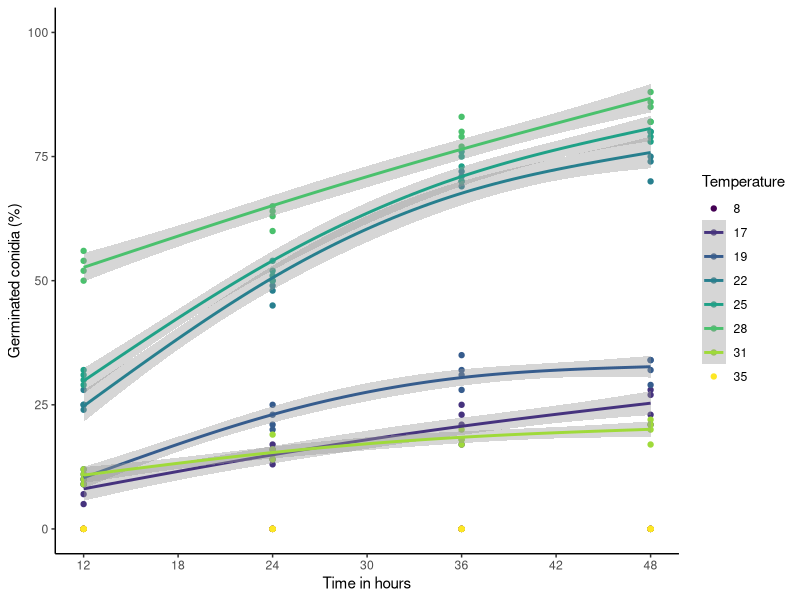
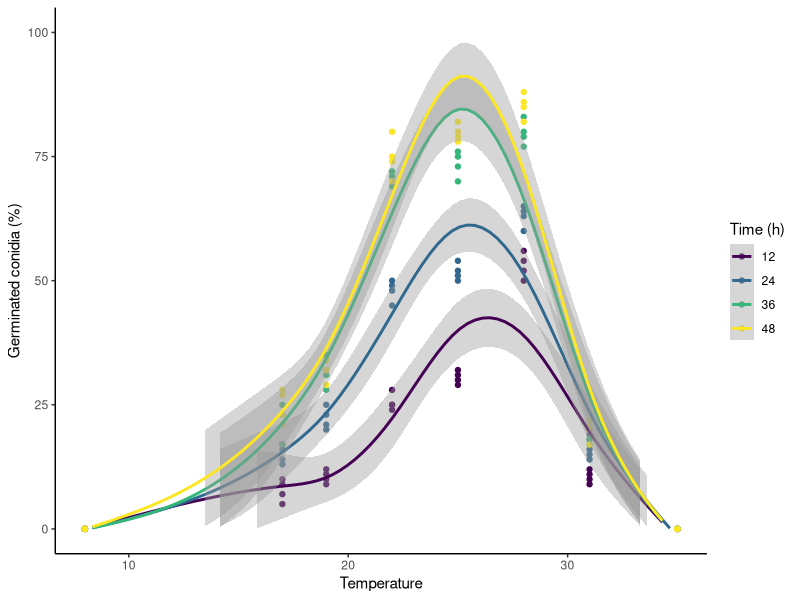
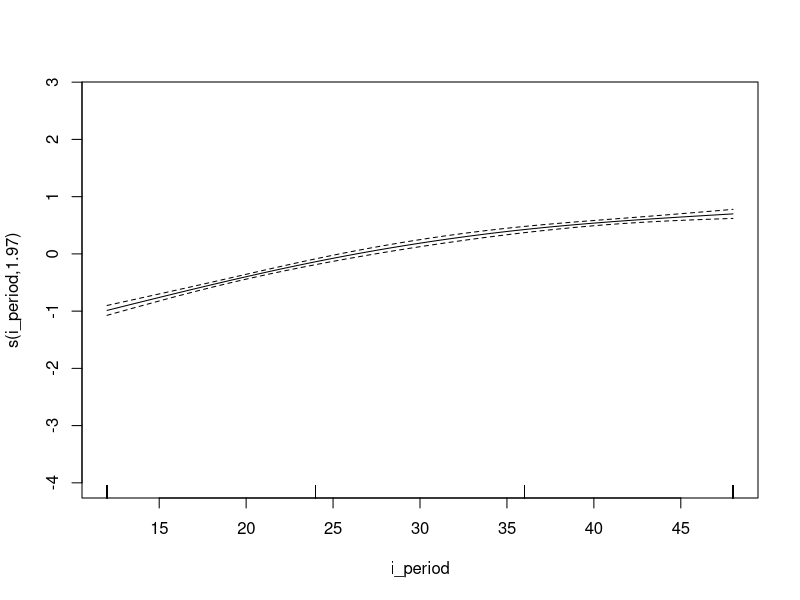
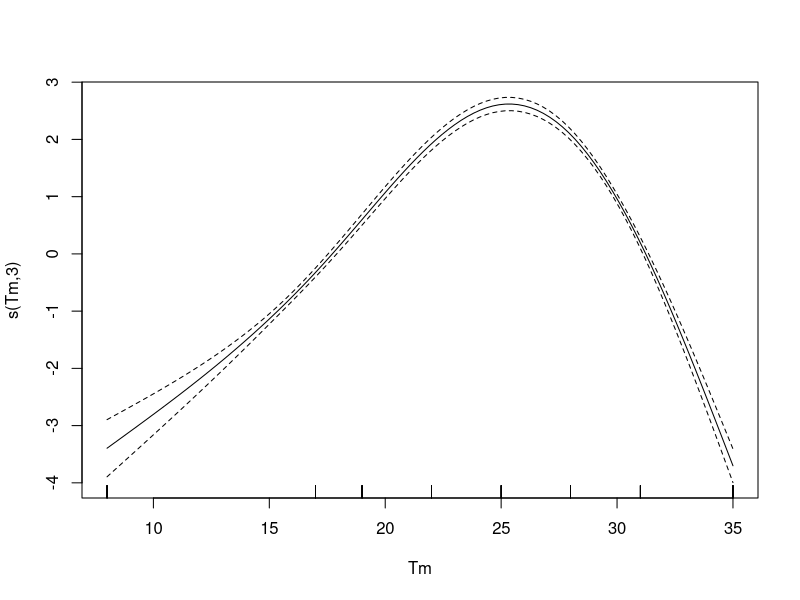
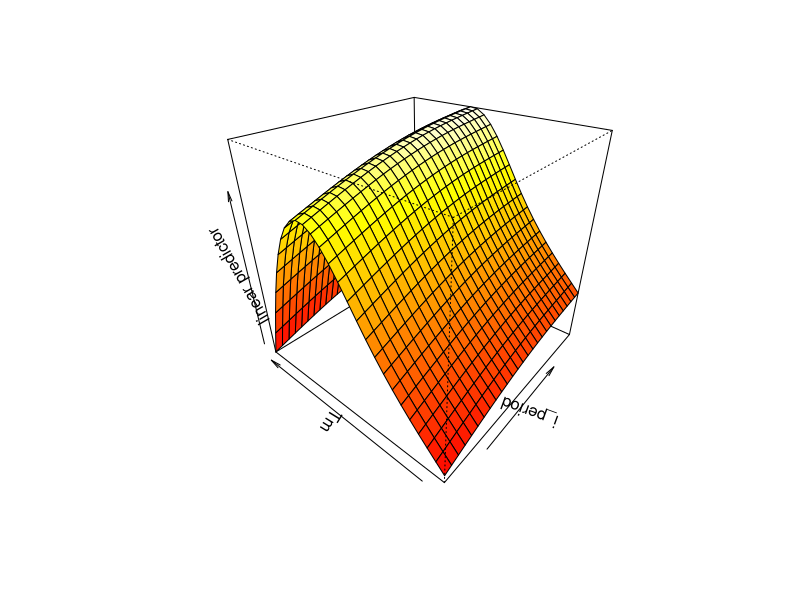
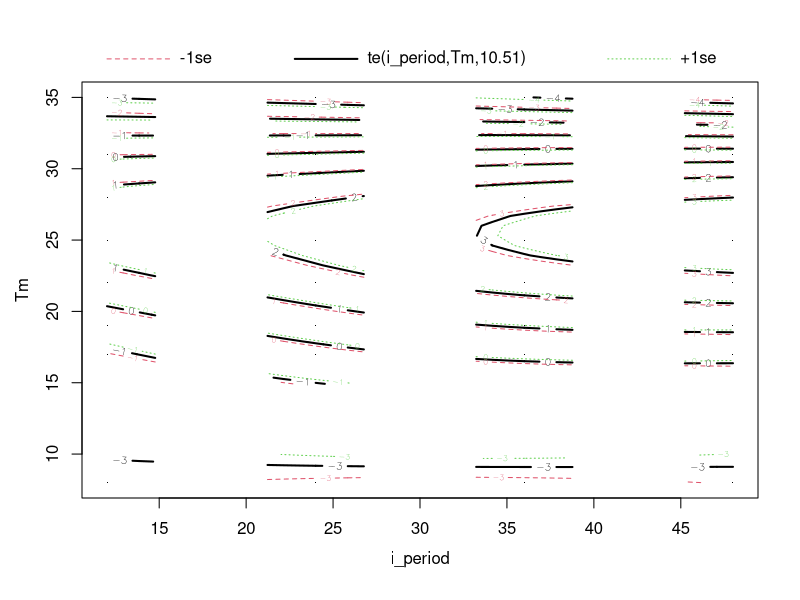
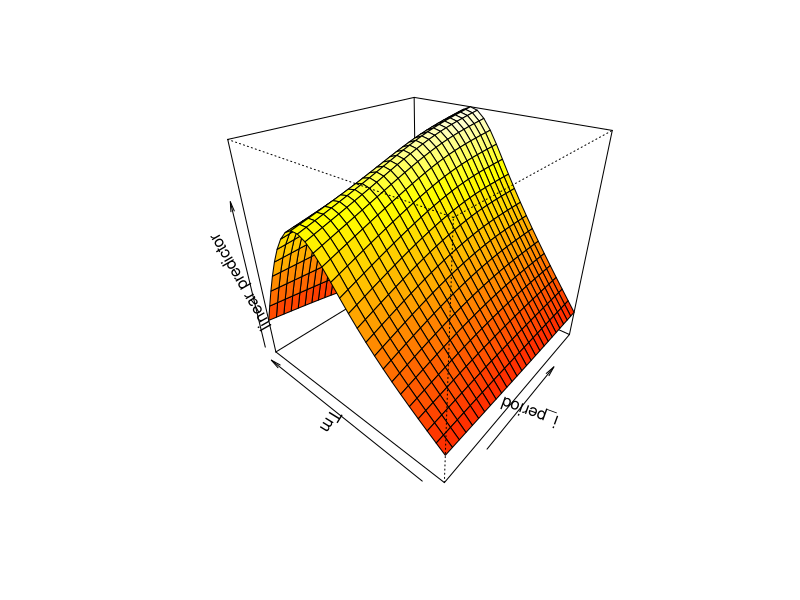
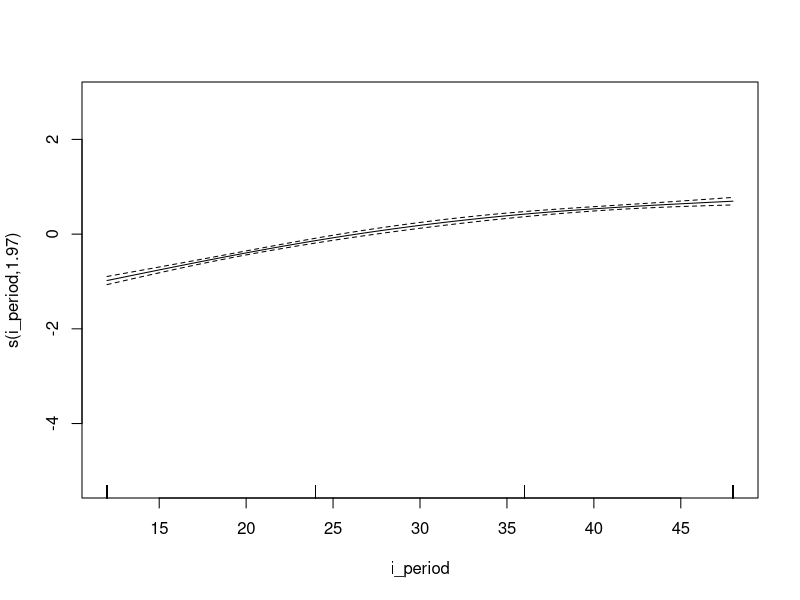

Write R code to recreate these figures, in order.
## ---- chunk 1
library(data.table)
library(mgcv)
library(lme4)
library(ggplot2)
## ---- chunk 2
g_tm <- fread("cache/germination_temperature.csv")
g_vpd <- fread("cache/germination_response_to_vpd.csv")
## ---- chunk 3
head(g_tm)
str(g_tm)
## ---- chunk 4
g_tm |>
   ggplot(aes(x = i_period, y = germ_conidia, colour = as.factor(Tm))) + 
   geom_point()+
   geom_smooth(method = "gam",formula = y ~ s(x, k = 3))+
   scale_color_viridis_d()+
   xlab("Time in hours")+
   ylab("Germinated conidia (%)")+
   labs(colour = "Temperature")+
   theme_classic()+
   scale_x_continuous(limits = c(12,48), breaks = c(12,18,24,30,36,42,48))+
   scale_y_continuous(limits = c(0,100), n.breaks = 5)
   
## ---- chunk 5
g_tm |>
   ggplot(aes(x = Tm, y = germ_conidia, colour = as.factor(i_period))) + 
   geom_point()+
   geom_smooth(method = "gam",formula = y ~ s(x, k = 6))+
   scale_color_viridis_d()+
   xlab("Temperature")+
   ylab("Germinated conidia (%)")+
   labs(colour = "Time (h)")+
   theme_classic()+
   #scale_x_continuous(limits = c(12,48), breaks = c(12,18,24,30,36,42,48))+
   scale_y_continuous(limits = c(0,100), n.breaks = 5)
## ---- chunk 6
m1 <- gam(cbind(germ_conidia, non_germ_conidia) ~ s(i_period, k=3) + s(Tm, k =4), 
          data = g_tm,
          family = "binomial")
summary(m1)
plot(m1)
vis.gam(m1,
        theta = -50, # horizontal rotation
        phi = 30, # vertical rotation
        n.grid = max(g_tm$Tm) - min(g_tm$Tm) # grid cells
        )
## ---- chunk 7
m2 <- gam(cbind(germ_conidia, non_germ_conidia) ~ te(i_period, Tm, k = 4),
          data = g_tm,
          family = "binomial")
summary(m2)
plot(m2)
vis.gam(m2, 
        theta = -50, # horizontal rotation
        phi = 30, # vertical rotation
        n.grid = max(g_tm$Tm) - min(g_tm$Tm) # grid cells
        )
## ---- chunk 8
anova(m1,m2, test = "Chisq")
## ---- chunk 9
m3 <- gam(cbind(germ_conidia, non_germ_conidia) ~ s(i_period, k=3) + s(Tm, k =4, bs = "ps"),
          data = g_tm,
          family = "binomial")
summary(m3)
plot(m3)
vis.gam(m3,
        theta = -50, # horizontal rotation
        phi = 30, # vertical rotation
        n.grid = max(g_tm$Tm) - min(g_tm$Tm) # grid cells
        )
## ---- chunk 10
anova(m2,m3, test = "Chisq")
## ---- chunk 11
m4 <- gam(cbind(germ_conidia, non_germ_conidia) ~ s(i_period, k=3) + s(Tm, k =4, bs = "cp"),
          data = g_tm,
          family = "binomial")
summary(m4)
plot(m4)
vis.gam(m4,
        theta = -50, # horizontal rotation
        phi = 30, # vertical rotation
        n.grid = max(g_tm$Tm) - min(g_tm$Tm) # grid cells
        )
## ---- chunk 12
anova(m3,m4, test = "Chisq")
## ---- chunk 13
m5 <- gam(cbind(germ_conidia, non_germ_conidia) ~ s(i_period, k=3) + s(Tm, k =6, bs = "ps"),
          data = g_tm,
          family = "binomial")
summary(m5)
plot(m5)
vis.gam(m5,
        theta = -50, # horizontal rotation
        phi = 30, # vertical rotation
        n.grid = max(g_tm$Tm) - min(g_tm$Tm) # grid cells
        )
## ---- chunk 14
anova(m4,m5, test = "Chisq")
## ---- chunk 15
AIC(m1,m2,m3,m4,m5)
## ---- chunk 16
head(g_vpd)
str(g_vpd)
## ---- chunk 17
g_vpd |>
   ggplot(aes(x = i_period, y = germ_n, colour = as.factor(Tm))) + 
   geom_point()+
   facet_wrap(facets = "RH")+
   geom_smooth(method = "gam",formula = y ~ s(x, k = 3))+
   scale_color_viridis_d()+
   xlab("Time in hours")+
   ylab("Germinated conidia (%)")+
   labs(colour = "Temperature")+
   theme_classic() +
   ggtitle("Germinated conidia over time, subset by relative humidity")
   # scale_x_continuous(limits = c(12,48), breaks = c(12,18,24,30,36,42,48))++
   # scale_y_continuous(limits = c(0,100), n.breaks = 5)
   
## ---- chunk 18
i_p_labs <-c("12 hours","24 hours","36 hours","48 hours")
names(i_p_labs) <- c(12,24,36,48)
g_vpd |>
   ggplot(aes(x = vpd, y = germ_n, colour = as.factor(Tm))) + 
   geom_point()+
   facet_wrap(facets = c("i_period"), 
              labeller = labeller(i_period = i_p_labs))+
   geom_smooth(method = "gam",formula = y ~ s(x,k=5), se = FALSE)+
   scale_color_viridis_d()+
   xlab("VPD")+
   ylab("Germinated conidia (%)")+
   labs(colour = "Temperature")+
   theme_classic()

## ---- chunk 19
i_p_labs <-c("12 hours","24 hours","36 hours","48 hours")
names(i_p_labs) <- c(12,24,36,48)
g_vpd[g_vpd$RH != 99] |>
   ggplot(aes(x = vpd, y = germ_n, colour = as.factor(Tm))) + 
   geom_point()+
   facet_wrap(facets = c("i_period"), 
              labeller = labeller(i_period = i_p_labs))+
   geom_smooth(method = "gam",formula = y ~ s(x,k=5), se = FALSE)+
   scale_color_viridis_d()+
   xlab("VPD")+
   ylab("Germinated conidia (%)")+
   labs(colour = "Temperature")+
   theme_classic()
## ---- chunk 20
m1v <- gam(cbind(germ_n,non_germ_n) ~ s(vpd, k = 5) + s(Tm, k = 3) + s(i_period, k = 3), 
           data = g_vpd,
           family = "binomial")
summary(m1v)
plot(m1v)
vis.gam(m1v)
## ---- chunk 21
m2v <- gam(cbind(germ_n,non_germ_n) ~ s(vpd, k = 5, bs = "ps") + s(Tm, k = 3) + s(i_period, k = 3), 
           data = g_vpd,
           family = "binomial")
summary(m2v)
plot(m2v)
vis.gam(m2v,
        phi = 20,
        theta = 45)
## ---- chunk 22
m3v <- gam(cbind(germ_n,non_germ_n) ~ s(vpd, k = 8, bs = "ps") + s(Tm, k = 3) + s(i_period, k = 3), 
           data = g_vpd,
           family = "binomial")
summary(m3v)
plot(m3v)
vis.gam(m3v,
        phi = 20,
        theta = 45)
par(mfrow = c(2,2))
vis.gam(m3v,
        phi = 20,
        theta = 45,
        view = c("vpd","Tm"),
        cond = list(i_period = 12))
vis.gam(m3v,
        phi = 20,
        theta = 45,
        view = c("vpd","Tm"),
        cond = list(i_period = 24))
vis.gam(m3v,
        phi = 20,
        theta = 45,
        view = c("vpd","Tm"),
        cond = list(i_period = 36))
vis.gam(m3v,
        phi = 20,
        theta = 45,
        view = c("vpd","Tm"),
        cond = list(i_period = 48))

par(mfrow = c(1,1))
## ---- chunk 23
anova(m2v,m3v)
AIC(m1v,m2v,m3v)
